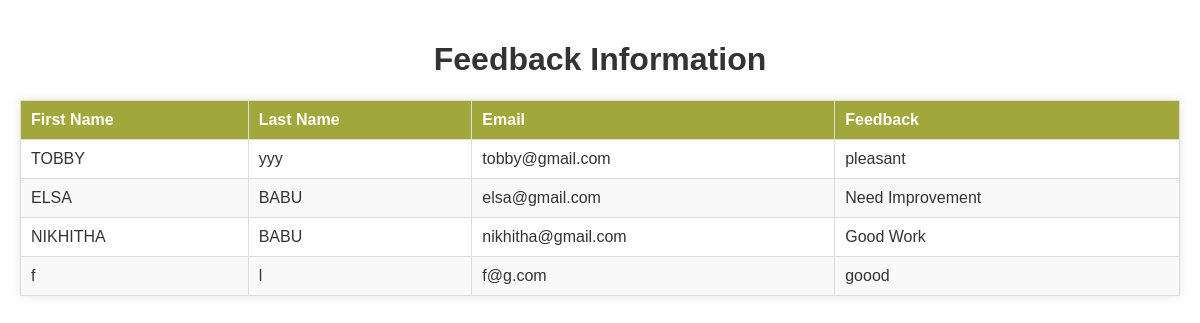
The page /adminfeedbackview on the database its author committed.
### accounts/models.py (models this page shows, shortened)
class feedbackforms(models.Model):
    fname=models.CharField(max_length=200)
    lname=models.CharField(max_length=300)
    email=models.CharField(max_length=300)
    message=models.CharField(max_length=300)
    resolution = models.TextField(null=True, blank=True)  # New field for storing resolution

### accounts/views.py (the view)
# urls.py: path('adminfeedbackview', views.admfeedbform, name="admfeedbform"),
def admfeedbform(request):
    feedbacks = feedbackforms.objects.all()
    return render(request, 'adminfeedbackview.html', {'feedbacks': feedbacks})

### template/adminfeedbackview.html (shortened to what this page needs)
<!DOCTYPE html>
<html lang="en">
<head>
    {% load static %}
</head>
<body>
    <h1>Feedback Information</h1>
    <table>
        <thead>
            <tr>
                <th>First Name</th>
                <th>Last Name</th>
                <th>Email</th>
                <th>Feedback</th>
            </tr>
        </thead>
        <tbody>
            {% for feedback in feedbacks %}
            <tr>
                <td>{{ feedback.fname }}</td>
                <td>{{ feedback.lname }}</td>
                <td>{{ feedback.email }}</td>
                <td>{{ feedback.message }}</td>
            </tr>
            {% endfor %}
        </tbody>
    </table>
</body>
</html>

### rows shown on the page
feedbackforms: fname "TOBBY", lname "yyy", email "tobby@gmail.com", message "pleasant"
feedbackforms: fname "ELSA", lname "BABU", email "elsa@gmail.com", message "Need Improvement"
feedbackforms: fname "NIKHITHA", lname "BABU", email "nikhitha@gmail.com", message "Good Work"
feedbackforms: fname "f", lname "l", email "f@g.com", message "goood"
